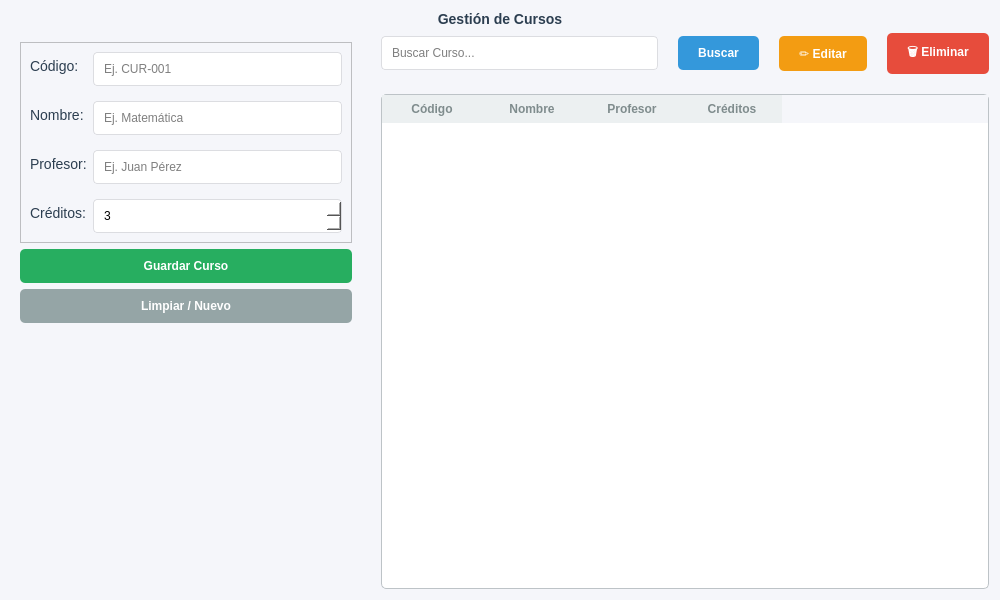
<?xml version="1.0" encoding="UTF-8"?>
<ui version="4.0">
 <class>FormGestionCursos</class>
 <widget class="QWidget" name="FormGestionCursos">
  <property name="geometry">
   <rect>
    <x>0</x>
    <y>0</y>
    <width>1000</width>
    <height>600</height>
   </rect>
  </property>
  <property name="windowTitle">
   <string>Gestión de Cursos</string>
  </property>
  <property name="styleSheet">
   <string notr="true">QWidget {
    background-color: #f5f6fa;
    font-family: 'Segoe UI';
}
QLabel {
    color: #2c3e50;
    font-size: 14px;
}
QLineEdit, QSpinBox {
    padding: 8px;
    border: 1px solid #dcdde1;
    border-radius: 4px;
    background-color: white;
}
QLineEdit:read-only {
    background-color: #ecf0f1;
    color: #7f8c8d;
}
QPushButton {
    background-color: #27ae60;
    color: white;
    padding: 10px 20px;
    border: none;
    border-radius: 5px;
    font-weight: bold;
}
QPushButton:hover {
    background-color: #2ecc71;
}
QTableWidget {
    background-color: white;
    border: 1px solid #bdc3c7;
    border-radius: 5px;
    gridline-color: #ecf0f1;
}
QHeaderView::section {
    background-color: #ecf0f1;
    padding: 5px;
    border: none;
    font-weight: bold;
    color: #7f8c8d;
}</string>
  </property>
  <layout class="QVBoxLayout" name="verticalLayoutMain">
   <item>
    <widget class="QLabel" name="labelTitle">
     <property name="font">
      <font>
       <pointsize>18</pointsize>
       <weight>75</weight>
       <bold>true</bold>
      </font>
     </property>
     <property name="text">
      <string>Gestión de Cursos</string>
     </property>
     <property name="alignment">
      <set>Qt::AlignCenter</set>
     </property>
    </widget>
   </item>
   <item>
    <layout class="QHBoxLayout" name="horizontalLayoutBody">
     <property name="spacing">
      <number>20</number>
     </property>
     
     <!-- PANEL IZQUIERDO: FORMULARIO -->
     <item>
      <widget class="QWidget" name="widgetLeft" native="true">
       <property name="minimumSize">
        <size>
         <width>320</width>
         <height>0</height>
        </size>
       </property>
       <property name="maximumSize">
        <size>
         <width>350</width>
         <height>16777215</height>
        </size>
       </property>
       <layout class="QVBoxLayout" name="verticalLayoutLeft">
        <item>
         <widget class="QFrame" name="frameInput">
          <property name="frameShape">
           <enum>QFrame::StyledPanel</enum>
          </property>
          <property name="frameShadow">
           <enum>QFrame::Raised</enum>
          </property>
          <layout class="QFormLayout" name="formLayout">
           <property name="verticalSpacing">
            <number>15</number>
           </property>
           <item row="0" column="0">
            <widget class="QLabel" name="labelCodigo">
             <property name="text">
              <string>Código:</string>
             </property>
            </widget>
           </item>
           <item row="0" column="1">
            <widget class="QLineEdit" name="inputCodigo">
             <property name="placeholderText">
              <string>Ej. CUR-001</string>
             </property>
            </widget>
           </item>
           <item row="1" column="0">
            <widget class="QLabel" name="labelNombre">
             <property name="text">
              <string>Nombre:</string>
             </property>
            </widget>
           </item>
           <item row="1" column="1">
            <widget class="QLineEdit" name="inputNombre">
             <property name="placeholderText">
              <string>Ej. Matemática</string>
             </property>
            </widget>
           </item>
           <item row="2" column="0">
            <widget class="QLabel" name="labelProfesor">
             <property name="text">
              <string>Profesor:</string>
             </property>
            </widget>
           </item>
           <item row="2" column="1">
            <widget class="QLineEdit" name="inputProfesor">
             <property name="placeholderText">
              <string>Ej. Juan Pérez</string>
             </property>
            </widget>
           </item>
           <item row="3" column="0">
            <widget class="QLabel" name="labelCreditos">
             <property name="text">
              <string>Créditos:</string>
             </property>
            </widget>
           </item>
           <item row="3" column="1">
            <widget class="QSpinBox" name="spinCreditos">
             <property name="minimum">
              <number>1</number>
             </property>
             <property name="maximum">
              <number>10</number>
             </property>
             <property name="value">
              <number>3</number>
             </property>
            </widget>
           </item>
          </layout>
         </widget>
        </item>
        <item>
         <widget class="QPushButton" name="btnGuardar">
          <property name="cursor">
           <cursorShape>PointingHandCursor</cursorShape>
          </property>
          <property name="text">
           <string>Guardar Curso</string>
          </property>
         </widget>
        </item>
        <item>
         <widget class="QPushButton" name="btnLimpiar">
          <property name="cursor">
           <cursorShape>PointingHandCursor</cursorShape>
          </property>
          <property name="text">
           <string>Limpiar / Nuevo</string>
          </property>
          <property name="styleSheet">
              <string notr="true">background-color: #95a5a6;</string>
          </property>
         </widget>
        </item>
        <item>
         <spacer name="verticalSpacer">
          <property name="orientation">
           <enum>Qt::Vertical</enum>
          </property>
          <property name="sizeHint" stdset="0">
           <size>
            <width>20</width>
            <height>40</height>
           </size>
          </property>
         </spacer>
        </item>
       </layout>
      </widget>
     </item>
     
     <!-- PANEL DERECHO: TABLA -->
     <item>
      <layout class="QVBoxLayout" name="verticalLayoutRight">
       <item>
        <layout class="QHBoxLayout" name="searchLayout">
         <item>
          <widget class="QLineEdit" name="inputBusqueda">
           <property name="placeholderText">
            <string>Buscar Curso...</string>
           </property>
          </widget>
         </item>
         <item>
          <widget class="QPushButton" name="btnBuscar">
           <property name="cursor">
            <cursorShape>PointingHandCursor</cursorShape>
           </property>
           <property name="text">
            <string>Buscar</string>
           </property>
           <property name="styleSheet">
               <string notr="true">background-color: #3498db;</string>
           </property>
          </widget>
         </item>
         <item>
          <widget class="QPushButton" name="btnEditar">
           <property name="cursor">
            <cursorShape>PointingHandCursor</cursorShape>
           </property>
           <property name="text">
            <string>✏️ Editar</string>
           </property>
           <property name="styleSheet">
               <string notr="true">background-color: #f39c12;</string>
           </property>
          </widget>
         </item>
         <item>
          <widget class="QPushButton" name="btnEliminar">
           <property name="cursor">
            <cursorShape>PointingHandCursor</cursorShape>
           </property>
           <property name="text">
            <string>🗑️ Eliminar</string>
           </property>
           <property name="styleSheet">
               <string notr="true">background-color: #e74c3c;</string>
           </property>
          </widget>
         </item>
        </layout>
       </item>
       <item>
        <widget class="QTableWidget" name="tableCursos">
         <property name="editTriggers">
          <set>QAbstractItemView::NoEditTriggers</set>
         </property>
         <property name="selectionBehavior">
          <enum>QAbstractItemView::SelectRows</enum>
         </property>
         <property name="selectionMode">
          <enum>QAbstractItemView::SingleSelection</enum>
         </property>
         <property name="columnCount">
          <number>4</number>
         </property>
         <column>
          <property name="text">
           <string>Código</string>
          </property>
         </column>
         <column>
          <property name="text">
           <string>Nombre</string>
          </property>
         </column>
         <column>
          <property name="text">
           <string>Profesor</string>
          </property>
         </column>
         <column>
          <property name="text">
           <string>Créditos</string>
          </property>
         </column>
        </widget>
       </item>
      </layout>
     </item>
    </layout>
   </item>
  </layout>
 </widget>
 <resources/>
 <connections/>
</ui>
